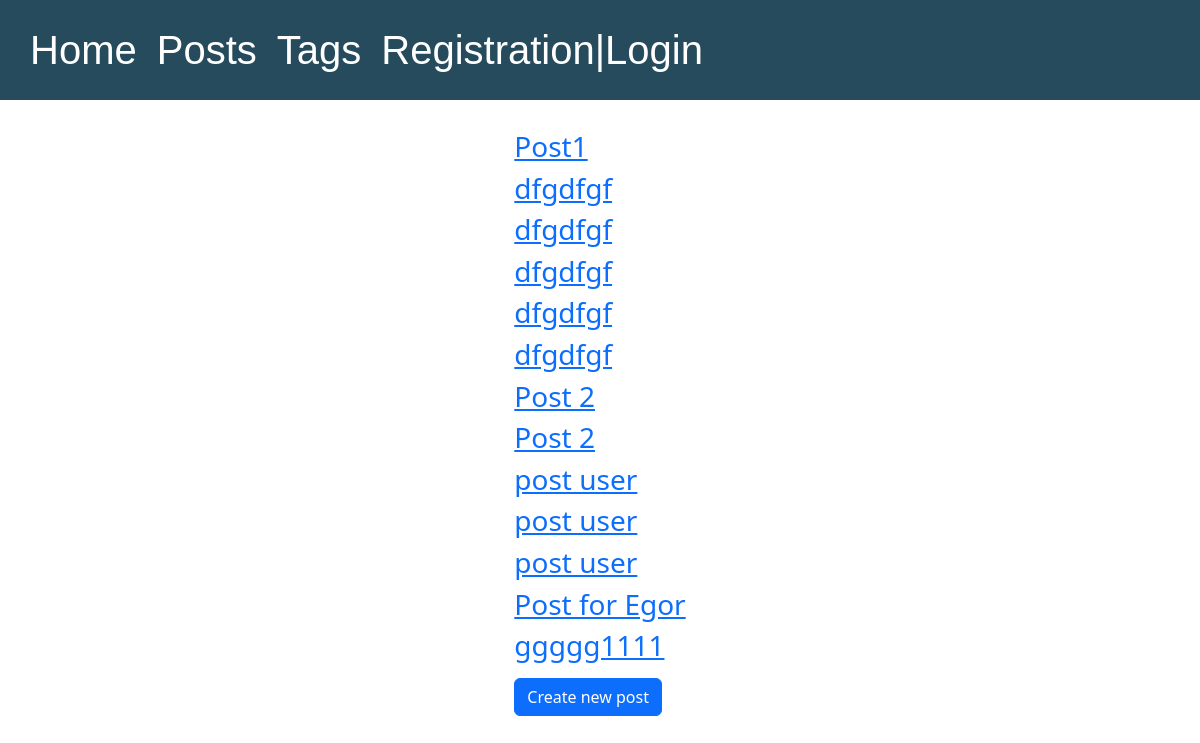
/posts/, run on the app's committed database.
### posts/models.py (models this page shows, shortened)
class Posts(models.Model):
    create_at = models.DateTimeField(auto_now=True)
    title = models.CharField(max_length=70)
    text = models.TextField(blank=True)
    header_color = models.CharField(default='dark', max_length=30)
    user = models.ForeignKey(User, on_delete=models.CASCADE, default=15)
    amount_likes = models.IntegerField(default=0)
    tags = models.ManyToManyField('Tag', blank=True, related_name='posts')
    class Meta:
        db_table = "posts_list"

### posts/views.py (the view)
# urls.py: path('', GetPostsList.as_view(), name='get_posts_list_url'),
class GetPostsList(View):
    def get(self, request):
        posts = Posts.objects.all()
        return render(request, 'posts/posts_list.html', context={'posts': posts})

### posts/templates/posts/posts_list.html
{% extends 'templates/index.html' %}
{% block content %}
    {% for post in posts %}
        <h3>
            <a href="{% url 'get_post_page_url' post.id %}">
                {{ post.title }}
            </a>
        </h3>
    {% endfor %}
    <a class="btn btn-primary" href="{% url 'create_post_url' %}" role="button">
        Create new post
    </a>
{% endblock %}

### data on the page
Posts: title "Post1"
Posts: title "dfgdfgf"
Posts: title "dfgdfgf"
Posts: title "dfgdfgf"
Posts: title "dfgdfgf"
Posts: title "dfgdfgf"
Posts: title "Post 2"
Posts: title "Post 2"
Posts: title "post user"
Posts: title "post user"
Posts: title "post user"
Posts: title "Post for Egor"
Posts: title "ggggg1111"
